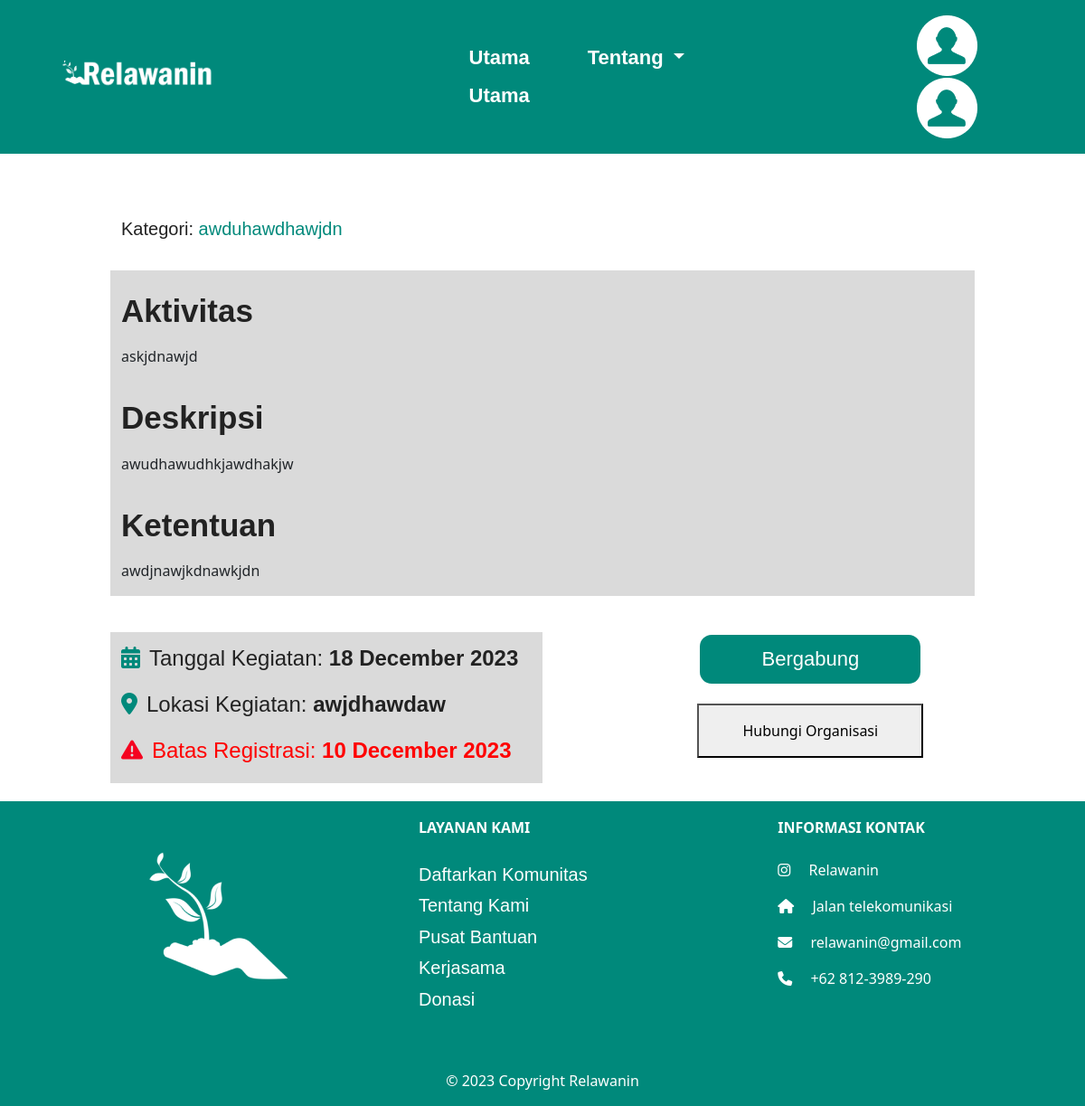
/Klp.WebProCi/index.php/Dashboardkomunitas/detail/1, run on the app's committed database.
### tables this page shows
CREATE TABLE `kegiatan` (
  `id` int(11) NOT NULL,
  `nama_kegiatan` varchar(255) DEFAULT NULL,
  `aktivitas_kegiatan` varchar(255) DEFAULT NULL,
  `tanggal_kegiatan` date DEFAULT NULL,
  `lokasi_kegiatan` varchar(255) DEFAULT NULL,
  `penanggung_jawab` varchar(255) DEFAULT NULL,
  `kategori` varchar(50) DEFAULT NULL,
  `provinsi` varchar(50) DEFAULT NULL,
  `deskripsi_kegiatan` text DEFAULT NULL,
  `uploadFile` varchar(200) DEFAULT NULL,
  `batas_daftar` date NOT NULL,
  `ketentuan` varchar(255) NOT NULL
);

### Klp.WebProCi/application/controllers/DashboardKomunitas.php (called while the page is built, shortened)
<?php
class DashboardKomunitas extends CI_Controller
{
  function __construct()
  {
    $this->load->model('m_daftarkegiatan');
    $this->load->model('m_komunitas');
    $this->load->model('m_logIn');
    $this->load->library('session');
  }
    public function detail($id) {
      $data['kegiatan'] = $this->m_daftarkegiatan->getKegiatanById($id);
      if ($data['kegiatan']) {
          $this->load->view('komunitas/detailKegiatan', $data);
      } else {
          redirect('DashboardKomunitas');
      }
    }
}

### Klp.WebProCi/index.php (called while the page is built, shortened)
<?php
require_once BASEPATH.'core/CodeIgniter.php';

### Klp.WebProCi/application/models/m_daftarkegiatan.php (called while the page is built, shortened)
<?php
class m_daftarkegiatan extends CI_Model
{
    public function getKegiatanById($id)
    {
        $this->db->where('id', $id);
        $query = $this->db->get('kegiatan');
        return $query->row();
    }
}

### Klp.WebProCi/application/views/komunitas/detailKegiatan.php (the view, shortened to what this page needs)
<!DOCTYPE html>
<html lang="en">
<head>
  <link rel="stylesheet" href="https://cdnjs.cloudflare.com/ajax/libs/font-awesome/6.4.2/css/all.min.css"
 />
  <link rel="stylesheet" href="https://cdn.jsdelivr.net/npm/bootstrap@4.6.2/dist/css/bootstrap.min.css">
  <link rel="stylesheet" href="<?= base_url() ?>assets/css/styleDetailKegiatan.css">
  <link rel="stylesheet" href="<?= base_url() ?>assets/css/styleCardKegiatan.css">
</head>
<body>
  <div>
    <?php include 'application/views/navLogin.php'; ?>
  </div>
  <section id="detailKegiatan" style="position: relative;padding-top: 75px;">
    <div class="container-fluid">
      <div class="row" style="padding:20px 122px;">
        <div class="col-md-12">
          <h1 style="padding-left:10px;">
          </h1>
        </div>
      </div>
      <div class="row" style="padding:0px 122px;">
        <div class="col-md-12">
          <h2 style="font-size: 20px; ">Kategori: <span style="color:#00897b;">
              <?= $kegiatan->kategori ?>
          </h2>
        </div>
      </div>
      <div class="row" style="padding:20px 122px; ">
        <div class="col-md-12" style="background-color:#DADADA;">
          <h3 style="padding-top:15px;">Aktivitas</h3>
          <p style="width: 100%;">
            <?= $kegiatan->aktivitas_kegiatan ?>
          </p>
          <h3 style="padding-top:10px;">Deskripsi</h3>
          <p style="width: 100%;">
            <?= $kegiatan->deskripsi_kegiatan ?>
          </p>
          <h3 style="padding-top:10px;">Ketentuan</h3>
          <p style="width: 100%;">
            <?= $kegiatan->ketentuan ?>
          </p>
        </div>
      </div>
      <div class="row" style="padding:20px 122px; padding-right:122px;">
        <div class="col-md-6" id="masaRegis" style="background-color:#DADADA">
          <h4 style="padding-top:15px;"><i class="fa-solid fa-calendar-days"
              style="min-height: 41.667px; color: #00897b; margin-right:10px;"></i>Tanggal Kegiatan: <span
              style="font-weight: 600;">
              <?php
              $formattedDate = date('d F Y', strtotime($kegiatan->tanggal_kegiatan));
              echo $formattedDate;
              ?>
          </h4>
          <h4><i class="fa-solid fa-location-dot"
              style="min-height: 41.667px; color: #00897b; margin-right:10px;"></i>Lokasi Kegiatan: <span
              style="font-weight: 600;">
              <?= $kegiatan->lokasi_kegiatan ?>
          </h4>
          <h4 style="color: red;"><i class="fa-solid fa-triangle-exclamation"
              style="min-height: 41.667px; color: #F50320; margin-right:10px;"></i>Batas Registrasi: <span
              style="font-weight: 600;">
              <?php
              $formattedDate = date('d F Y', strtotime($kegiatan->batas_daftar));
              echo $formattedDate;
              ?>
          </h4>
        </div>
        <div class="col-md-2"></div>
        <div class="col-md-2" style="">
          <div id="btn" class="justify-content-sm-center">
            <button id="btnRegis" type="button" class="btn" data-bs-toggle="modal" data-bs-target="#staticBackdrop"
              style="margin-bottom:19px; width: 250px; height: 60px;">
              Bergabung
            </button>
            <button class="btnHubOrg" style="width: 250px; height: 60px;">Hubungi Organisasi</button>
          </div>
        </div>
      </div>
    </div>
  </section>
  <?php include 'application/views/footer.php'; ?>
</body>
</html>

### Klp.WebProCi/assets/css/styleDetailKegiatan.css (style rules this page uses)
#detailKegiatan h1 { color: #222; font-family: Arial; font-size: 40px; font-style: normal; font-weight: 700; line-height: 173.523%; padding: 0px 0px 20px 0px; }
#detailKegiatan h2 { color: #222; font-family: Arial; font-size: 32px; font-style: normal; font-weight: 400; line-height: 173.523%; }
#detailKegiatan h3 { color: #222; font-family: Arial; font-size: 35px; font-style: normal; line-height: 173.523%; font-weight: 700; }
#detailKegiatan h4 { color: var(--Text-primer-color, #222); text-align: justify; font-family: Arial; font-size: 24px; font-style: normal; font-weight: 400; }

### Klp.WebProCi/assets/css/styleNav.css (style rules this page uses)
.btn { border-color: #fff; border-radius: 16px; border: 3px solid #fff; color: #fff; background-color: #00897b; font-family: Arial; font-size: 22px; font-style: normal; font-weight: 400; line-height: normal; }

### data on the page
kegiatan: kategori "awduhawdhawjdn", aktivitas_kegiatan "askjdnawjd", deskripsi_kegiatan "awudhawudhkjawdhakjw", ketentuan "awdjnawjkdnawkjdn", tanggal_kegiatan "18 December 2023", lokasi_kegiatan "awjdhawdaw", batas_daftar "10 December 2023"
